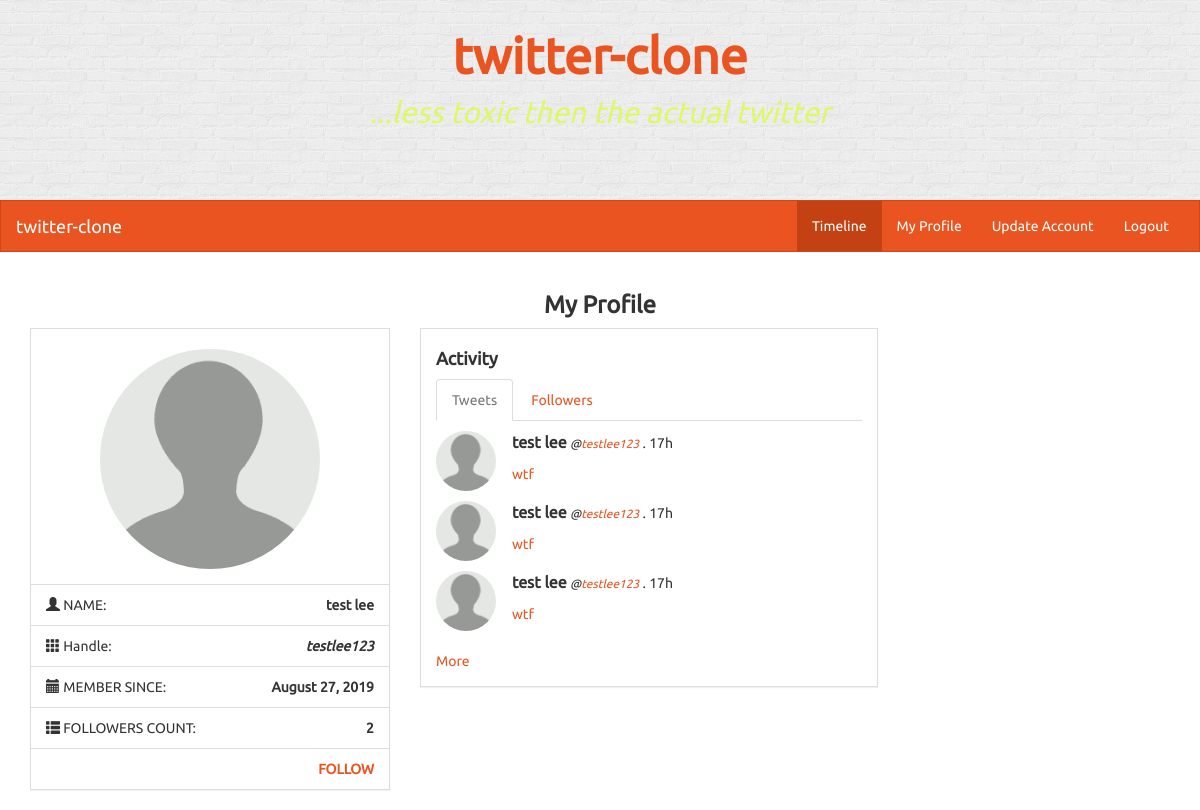
Screenshot of /profile/testlee123 with the database file from the repository.
### twitter_clone/models.py (models this page shows, shortened)
class User(UserMixin, db.Model):
    id = db.Column(db.Integer, primary_key=True)
    name = db.Column(db.String(100))
    username = db.Column(db.String(30))
    email = db.Column(db.String(120))
    image = db.Column(db.String(100), default='amon.png')
    password = db.Column(db.String(50))
    join_date = db.Column(db.DateTime)
    tweets = db.relationship('Tweet', backref='user', lazy='dynamic')
    following = db.relationship('User', secondary=followers,
        primaryjoin=(followers.c.follower_id == id),
        secondaryjoin=(followers.c.following_id == id),
        backref=db.backref('followers', lazy='dynamic'), lazy='dynamic')
    followed_by = db.relationship('User', secondary=followers,
        primaryjoin=(followers.c.following_id == id),
        secondaryjoin=(followers.c.follower_id == id),
        backref=db.backref('follower', lazy='dynamic'), lazy='dynamic')

class Tweet(db.Model):
    id = db.Column(db.Integer, primary_key=True)
    user_id = db.Column(db.Integer, db.ForeignKey('user.id'))
    text = db.Column(db.String(140))
    date_created = db.Column(db.DateTime)

### twitter_clone/routes.py (the view)
@app.route('/profile', defaults={'username': None})
@app.route('/profile/<username>')
def profile(username):
    if username:
        user = User.query.filter_by(username=username).first()
        if not user:
            abort(404)
    else:
        user = current_user
    image_file = url_for('static', filename='imgs/' + user.image)
    tweets = Tweet.query.filter_by(user=user).order_by(Tweet.date_created.desc()).all()
    current_time = datetime.now()
    followed_by = user.followed_by.all()
    display_follow = True
    if current_user == user:
        display_follow = False
    else:
        if current_user in followed_by:
            display_follow = False
    return render_template('profile.html', title='Profile', current_user=user, tweets=tweets,
         current_time=current_time, followed_by=followed_by, image_file=image_file,
             display_follow=display_follow)

### twitter_clone/routes.py (called while the page is built)
@app.template_filter('time_passed')
def time_passed(seconds_since):
    seconds = seconds_since.total_seconds()
    days, seconds = divmod(seconds, 86400)
    hours, seconds = divmod(seconds, 3600)
    minutes, seconds = divmod(seconds, 60)
    if days > 0:
        return '%dd' % (days)
    elif hours > 0:
        return '%dh' % (hours)
    elif minutes > 0:
        return '%dm' % (minutes)
    else:
        return 'now'

### twitter_clone/templates/profile.html (shortened to what this page needs)
{% extends "layout.html" %}
{% block content %}
<div class="container">
    <div class="row">
        <div class="col-lg-12">
            <h3 class="text-center bold">My Profile</h3>
        </div>
        <div class="col-lg-4">
            <div class="panel panel-default">
                <div class="panel-body">
                    <div class="row pad">
                        <div class="col-lg-12">
                            <img src="{{ image_file }}" class="img-responsive img-circle center-block" alt="Image" style="height: 220px;"/>
                        </div>
                    </div>
                </div>
                <ul class="list-group">
                    <li class="list-group-item">
                        <i class="glyphicon glyphicon-user"></i> NAME:
                        <strong class="pull-right"> {{ current_user.name }}</strong>
                    </li>
                    <li class="list-group-item">
                        <i class="glyphicon glyphicon-th"></i> Handle:
                        <strong class="pull-right"><em>{{ current_user.username }}</em></strong>
                    </li>
                    <li class="list-group-item">
                        <i class="glyphicon glyphicon-calendar"></i> MEMBER SINCE:
                        <strong class="pull-right">{{ current_user.join_date.strftime('%B %d, %Y')}}</strong>
                    </li>
                    <li class="list-group-item">
                        <i class="glyphicon glyphicon-th-list"></i> FOLLOWERS COUNT:
                        <strong class="pull-right"> {{ followed_by| length }}</strong>
                    </li>
                    {% if display_follow %}
                    <li class="list-group-item">
                        &nbsp; <strong class="pull-right"><a href=" {{ url_for('follow', username=current_user.username) }} ">FOLLOW</a></strong>
                    </li>
                    {% endif %}
                </ul>
            </div>
        </div>
        <div class="col-lg-5">
            <div class="panel panel-default">
                <div class="panel-body">
                    <h4><strong>Activity</strong></h4>
                    <div role="tabpanel">
                        <ul class="nav nav-tabs" role="tablist">
                            <li role="presentation" class="active">
                                <a href="#tweets" aria-controls="tweets" role="tab" data-toggle="tab">Tweets</a>
                            </li>
                            <li role="presentation">
                                <a href="#followings" aria-controls="followings" role="tab" data-toggle="tab">Followers</a>
                            </li>
                        </ul>
                        <div class="tab-content">
                            <div role="tabpanel" class="tab-pane active" id="tweets">
                                {% for tweet in tweets %}
                                <div class="row">
                                    <div class="col-lg-12">
                                        <div class="row pad">
                                            <div class="col-lg-2">
                                                <img src="{{ image_file }}" class="img-circle" style="width: 60px; height: 60px;" />
                                            </div>
                                            <div class="col-lg-10">
                                                <div>
                                                    <strong class="mid"> {{ tweet.user.name }}</strong>
                                                    <small><em>@<a href="{{ url_for('profile', username=tweet.user.username) }}">{{ tweet.user.username }}</a></em></small> .
                                                    {{ (current_time - tweet.date_created) |time_passed }}
                                                </div>
                                                <div class="pad">
                                                    <a href="{{ url_for('view_tweet', tweet_id=tweet.id) }}">{{ tweet.text }}</a>
                                                </div>
                                            </div>
                                        </div>
                                    </div>
                                </div>
                                {% endfor %}
                                <br><a href="{{ url_for('timeline', username=current_user.username) }}">More</a>
                            </div>
                        </div>
                    </div>
                </div>
            </div>
        </div>
</div>
{% endblock content %}

### twitter_clone/templates/layout.html (shortened to what this page needs)
<!DOCTYPE html>
<html lang="en">
	<head>
		<link rel="stylesheet" href="{{url_for('static', filename='./bs/css/united.min.css') }}">
		<link rel="stylesheet" href="./css/styles.css">
		<div class="container-fluid">
			<div class="row" id="banner">
				<div class="title col-lg-12">
					<p class="title">
						<a href="./">twitter-clone</a>
					</p>
					<p class="subtitle">...less toxic then the actual twitter</p>
				</div>
			</div>
        </div>
		<nav class="navbar navbar-default" role="navigation">
			<div class="container-fluid">
				<div class="navbar-header">
					<a class="navbar-brand" href="{{ url_for('index') }}">twitter-clone</a>
				</div>
				<div class="collapse navbar-collapse navbar-ex1-collapse">
					<ul class="nav navbar-nav navbar-right">
                        {% if current_user.is_authenticated %}
                            <li class="active"><a href="{{ url_for('timeline') }}">Timeline</a></li>
                            <li class=""><a href="{{ url_for('profile') }}">My Profile</a></li>
                            <li class=""><a href="{{ url_for('update_account') }}">Update Account</a></li>
                            <li class=""><a href="{{ url_for('logout') }}">Logout</a></li>
                        {% else %}
                            <li class=""><a href="{{ url_for('register') }}">Sign Up</a></li>
                            <li class=""><a href="{{ url_for('login') }}">Log In</a></li>
                        {% endif %}
					</ul>
                </div>
			</div>
        </nav>
    </head>
	<body>
        {% block content %}{% endblock %}
    </body>
</html>

### twitter_clone/static/css/styles.css (style rules this page uses)
body { font-family: Ubuntu, verdana, georgia, serif, sans-serif; }
a, a:hover, a:active, a:focus, a:visited { text-decoration: none; }
.bold { font-weight: bolder !important; }
div.panel, .btn, .navbar { border-radius: 0; }
.pad { margin-top: 10px !important; }
div.panel-body { padding-top: 10px; }
.mid { font-size: 16px; }
body > nav { border-radius: 0 !important; }
#banner { height: 200px; background-color: #EDEDED; background: url('./img/brick-wall.png'); text-align: center; padding: 10px; padding-top: 20px; }
#banner > div.title > p.title { font-size: 50px; font-weight: bold; margin-bottom: 0; color: rgba(217, 253, 52, .9); }
#banner > div.title > p.subtitle { font-size: 30px; font-weight: 400; font-style: italic; color: rgba(217, 253, 52, .7) }

### rows the page displays
User: name "test lee", username "testlee123", join_date "August 27, 2019"
Tweet: user.name "test lee", user.username "testlee123", (current_time-tweet.date_created)|time_passed "17h", text "wtf"
Tweet: user.name "test lee", user.username "testlee123", (current_time-tweet.date_created)|time_passed "17h", text "wtf"
Tweet: user.name "test lee", user.username "testlee123", (current_time-tweet.date_created)|time_passed "17h", text "wtf"

### other values shown
{{ followed_by| length }} "2"
